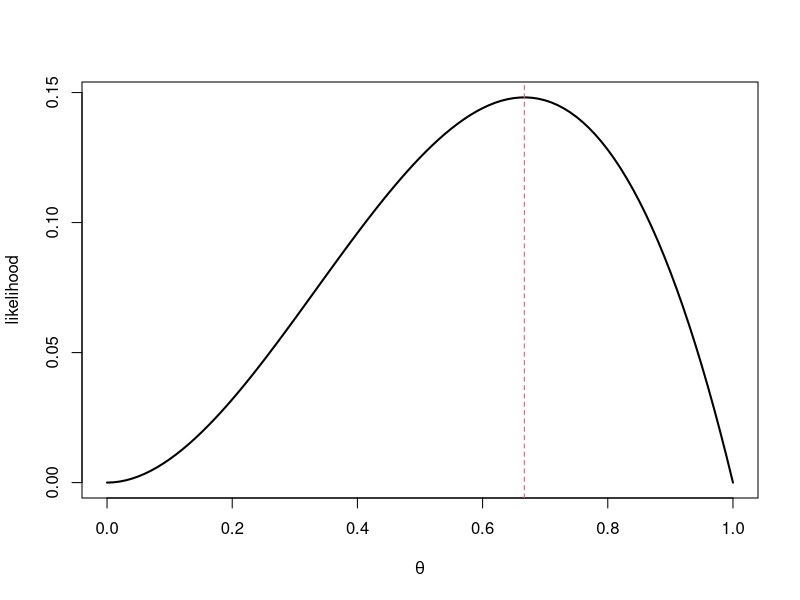
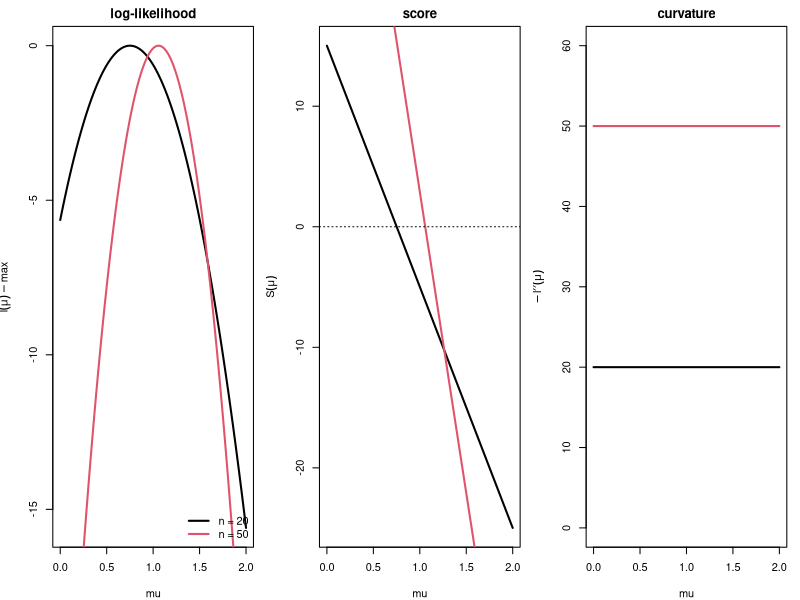
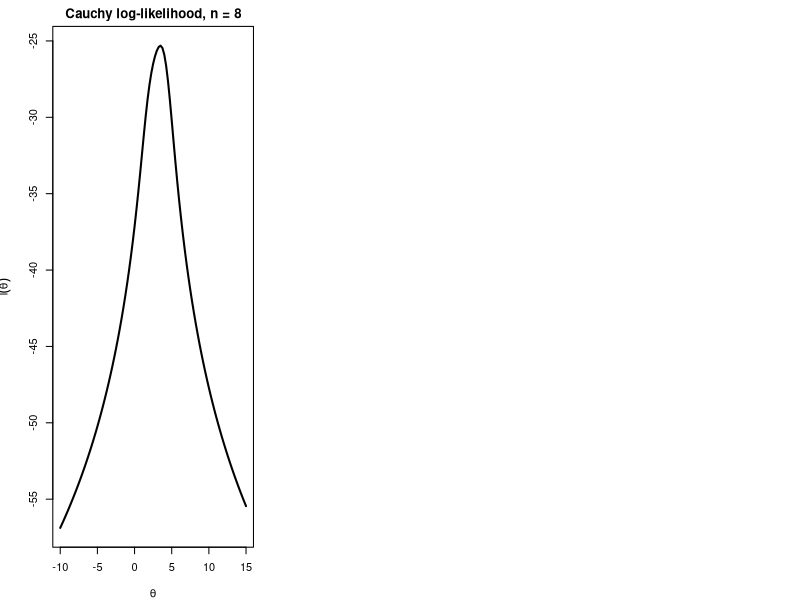
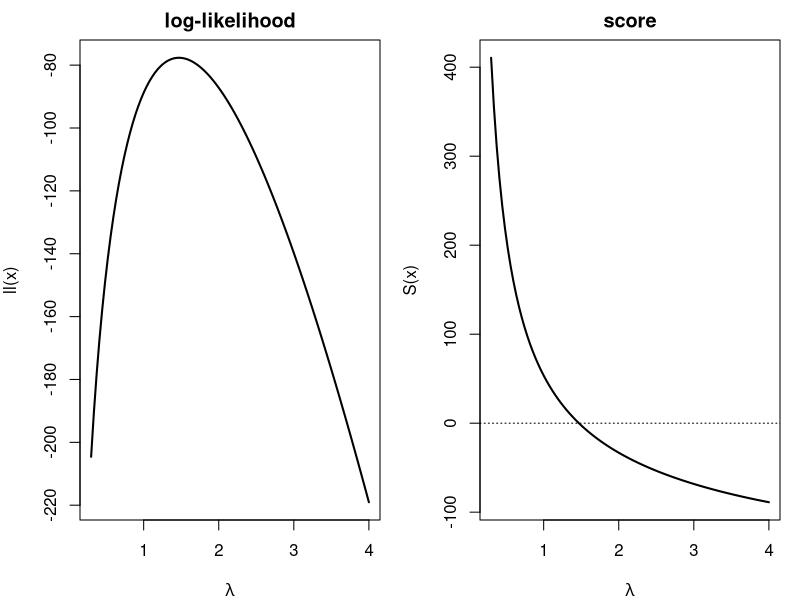
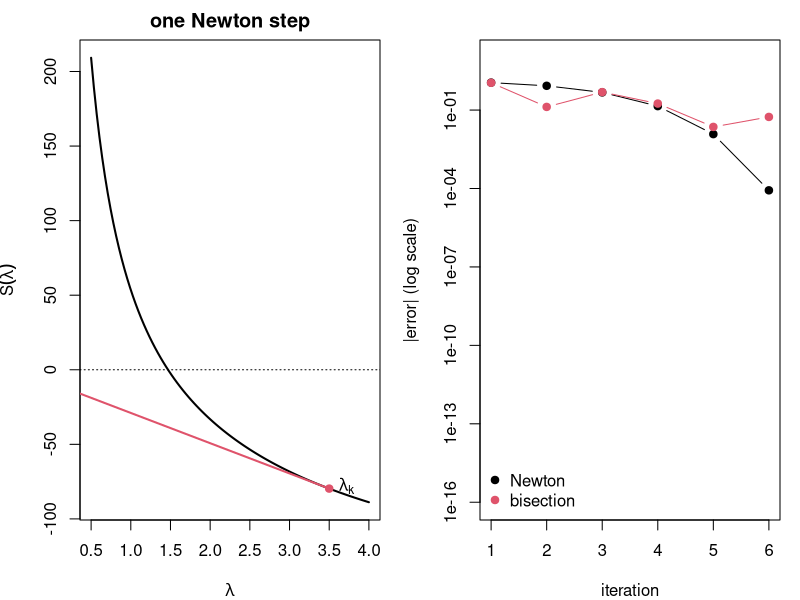
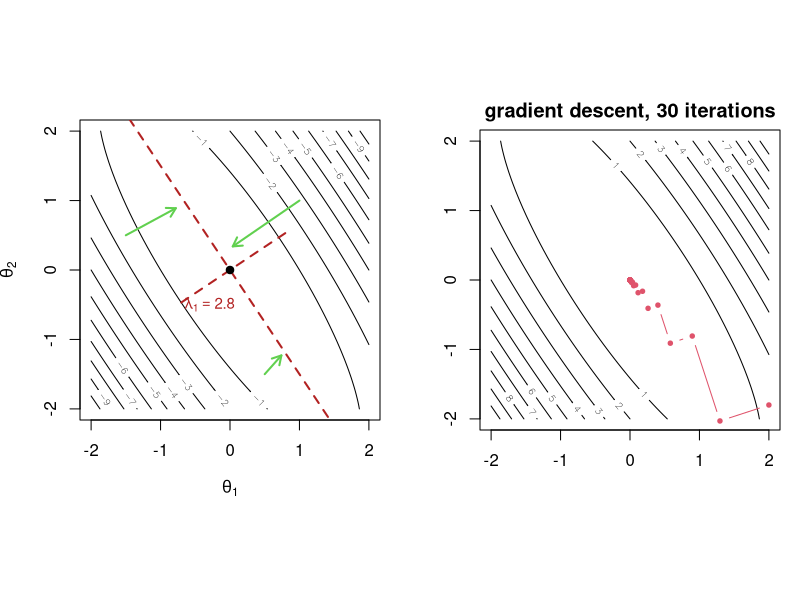
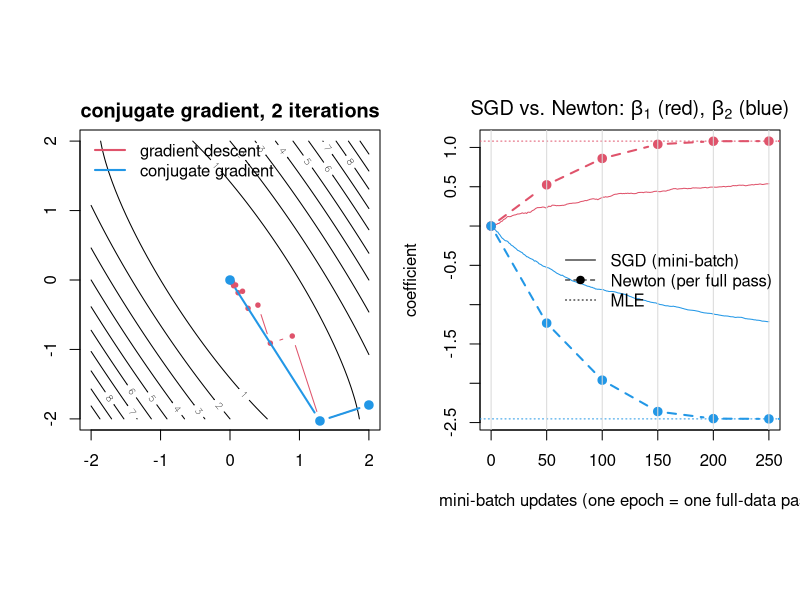

Recreate these plots in R, in order.
## ---- chunk 1
#| echo: false
set.seed(812)
## ---- chunk 2
#| echo: false
curve(x^2 * (1 - x), 0, 1, xlab = expression(theta), ylab = "likelihood", lwd = 2); abline(v = 2/3, col = 2, lty = 2)
## ---- chunk 3
#| echo: false
par(mfrow = c(1, 3), mar = c(4, 4, 2, 1))
x20 <- rnorm(20, 1); x50 <- rnorm(50, 1); mu <- seq(0, 2, length = 200)
ll <- function(mu, x) sapply(mu, function(m) sum(dnorm(x, m, log = TRUE)))
plot(mu, ll(mu, x20) - max(ll(mu, x20)), type = "l", lwd = 2, ylab = expression(l(mu) - max), main = "log-likelihood")
lines(mu, ll(mu, x50) - max(ll(mu, x50)), lwd = 2, col = 2); legend("bottomright", c("n = 20", "n = 50"), col = 1:2, lwd = 2, bty = "n")
plot(mu, 20 * (mean(x20) - mu), type = "l", lwd = 2, ylab = expression(S(mu)), main = "score"); lines(mu, 50 * (mean(x50) - mu), lwd = 2, col = 2); abline(h = 0, lty = 3)
plot(mu, rep(20, 200), type = "l", lwd = 2, ylim = c(0, 60), ylab = expression(-l*minute*minute(mu)), main = "curvature"); lines(mu, rep(50, 200), lwd = 2, col = 2)
## ---- chunk 4
xc <- rcauchy(8, location = 3)
llc <- function(th, dat) sapply(th, function(t) sum(dcauchy(dat, t, log = TRUE)))
curve(llc(x, xc), -10, 15, lwd = 2, xlab = expression(theta), ylab = expression(l(theta)), main = "Cauchy log-likelihood, n = 8")
## ---- chunk 5
y <- rpois(200, 1.5); x <- y[y > 0]; n <- length(x); sx <- sum(x)
ll <- function(l) -n * l + sx * log(l) - n * log(1 - exp(-l))
S  <- function(l) sx / l - n / (1 - exp(-l))
dS <- function(l) -sx / l^2 + n * exp(-l) / (1 - exp(-l))^2
nI <- function(l) n / (l * (1 - exp(-l))) - n * exp(-l) / (1 - exp(-l))^2
par(mfrow = c(1, 2), mar = c(4, 4, 2, 1))
curve(ll, 0.3, 4, lwd = 2, main = "log-likelihood", xlab = expression(lambda))
curve(S, 0.3, 4, lwd = 2, main = "score", xlab = expression(lambda)); abline(h = 0, lty = 3)
c(naive_mean = mean(x), true_lambda = 1.5)
## ---- chunk 6
fixed_point <- function(g, x0, tol = 1e-8, maxit = 500) {
  for (k in 1:maxit) { x1 <- g(x0); if (abs(x1 - x0) < tol) return(c(root = x1, iter = k)); x0 <- x1 }
  stop("not converged")
}
fixed_point(function(l) mean(x) * (1 - exp(-l)), x0 = mean(x))
## ---- chunk 7
bisection <- function(S, a, b, tol = 1e-8) {
  k <- 0
  while (b - a > tol) { m <- (a + b) / 2; if (S(a) * S(m) <= 0) b <- m else a <- m; k <- k + 1 }
  c(root = (a + b) / 2, iter = k)
}
bisection(S, 0.1, 10)
## ---- chunk 8
golden <- function(f, a, b, tol = 1e-8) {
  phi <- (sqrt(5) - 1) / 2; k <- 0
  x1 <- b - phi * (b - a); x2 <- a + phi * (b - a); f1 <- f(x1); f2 <- f(x2)
  while (b - a > tol) {
    if (f1 < f2) { b <- x2; x2 <- x1; f2 <- f1; x1 <- b - phi * (b - a); f1 <- f(x1) }
    else         { a <- x1; x1 <- x2; f1 <- f2; x2 <- a + phi * (b - a); f2 <- f(x2) }
    k <- k + 1 }
  c(root = (a + b) / 2, iter = k)
}
golden(function(l) -ll(l), 0.1, 10)      # R equivalent: optimize(function(l) -ll(l), c(0.1, 10))
## ---- chunk 9
#| echo: false
curve(S, 0.5, 4, lwd = 2, xlab = expression(lambda), ylab = expression(S(lambda)), main = "one Newton step"); abline(h = 0, lty = 3)
l0 <- 3.5; l1 <- l0 - S(l0) / dS(l0)
segments(l0, S(l0), l1, 0, col = 2, lwd = 2); points(c(l0, l1), c(S(l0), 0), pch = 19, col = 2)
text(l0, S(l0), expression(lambda[k]), pos = 4); text(l1, 0, expression(lambda[k+1]), pos = 1)
## ---- chunk 10
newton <- function(S, dS, x0, tol = 1e-8, maxit = 100, trace = FALSE) {
  for (k in 1:maxit) {
    x1 <- x0 - S(x0) / dS(x0)
    if (trace) cat(sprintf("iter %2d: %.10f\n", k, x1))
    if (!is.finite(x1)) stop("diverged")
    if (abs(x1 - x0) < tol) return(c(root = x1, iter = k))
    x0 <- x1 }
  stop("not converged")
}
newton(S, dS, x0 = mean(x), trace = TRUE)
## ---- chunk 11
#| echo: false
lhat <- newton(S, dS, mean(x))["root"]
err_newton <- {e <- c(); x0 <- 3; for (k in 1:6) { x0 <- x0 - S(x0)/dS(x0); e <- c(e, abs(x0 - lhat)) }; e}
err_bisec <- {a <- 0.1; b <- 10; e <- c(); for (k in 1:6) { m <- (a+b)/2; if (S(a)*S(m) <= 0) b <- m else a <- m; e <- c(e, abs((a+b)/2 - lhat)) }; e}
plot(1:6, pmax(err_newton, 1e-16), log = "y", type = "b", pch = 19, ylim = c(1e-16, 10), xlab = "iteration", ylab = "|error| (log scale)")
lines(1:6, err_bisec, type = "b", col = 2, pch = 19); legend("bottomleft", c("Newton", "bisection"), col = 1:2, pch = 19, bty = "n")
## ---- chunk 12
Sc  <- function(t) sum(2 * (x_c - t) / (1 + (x_c - t)^2))       # Cauchy score
dSc <- function(t) sum(2 * ((x_c - t)^2 - 1) / (1 + (x_c - t)^2)^2)
x_c <- rcauchy(8, 3)
starts <- c(-5, 0, median(x_c), 8)
sapply(starts, function(s) tryCatch(newton(Sc, dSc, s)["root"], error = function(e) NA))
## ---- chunk 13
c(step_from_3.5 = 3.5 - S(3.5) / dS(3.5))
tryCatch(newton(S, dS, 3.5), error = function(e) conditionMessage(e))
## ---- chunk 14
fisher_scoring <- function(S, nI, x0, tol = 1e-8, maxit = 100) {
  for (k in 1:maxit) { x1 <- x0 + S(x0) / nI(x0); if (abs(x1 - x0) < tol) return(c(root = x1, iter = k)); x0 <- x1 }
}
rbind(newton = newton(S, dS, 3), fisher = fisher_scoring(S, nI, 3))
## ---- chunk 15
lhat <- newton(S, dS, mean(x))["root"]
c(mle = lhat, se_observed = 1 / sqrt(-dS(lhat)), se_expected = 1 / sqrt(nI(lhat)))
lhat + c(-1.96, 1.96) / sqrt(-dS(lhat))    # 95% Wald interval
## ---- chunk 16
h <- 1e-5
c(analytic = dS(lhat), numeric = (ll(lhat + h) - 2 * ll(lhat) + ll(lhat - h)) / h^2)
## ---- chunk 17
#| echo: false
#| fig-width: 7
#| fig-height: 7
A <- matrix(c(2, 1.2, 1.2, 1), 2)
s <- seq(-2, 2, length.out = 80); g <- expand.grid(x = s, y = s)
z <- matrix(apply(g, 1, function(v) -0.5 * drop(t(v) %*% A %*% v)), 80)
par(pty = "s", mar = c(4, 4, 1, 1))
contour(s, s, z, nlevels = 12, xlab = expression(theta[1]), ylab = expression(theta[2]))
# gradient arrows
pts <- rbind(c(1, 1), c(-1.5, 0.5), c(0.5, -1.5))
for (i in 1:3) { gr <- -A %*% pts[i, ]
  arrows(pts[i,1], pts[i,2], pts[i,1] + 0.3*gr[1], pts[i,2] + 0.3*gr[2],
         col = 3, lwd = 2, length = 0.1) }
# principal axes with eigenvalue labels: length 1/sqrt(lambda) on each side
e <- eigen(A); k <- 1.6
for (j in 1:2) { v <- e$vectors[, j] * k / sqrt(e$values[j])
  segments(-v[1], -v[2], v[1], v[2], col = "firebrick", lwd = 2, lty = 2)
  text(v[1], v[2], bquote(lambda[.(j)] == .(round(e$values[j], 2))),
       col = "firebrick", pos = if (j == 1) 4 else 2, cex = 0.9) }
points(0, 0, pch = 19)
## ---- chunk 18
n <- 500; X <- cbind(1, rnorm(n), rnorm(n)); beta_true <- c(-0.5, 1, -2)
y <- rbinom(n, 1, plogis(X %*% beta_true))
loglik <- function(b) sum(y * (X %*% b) - log1p(exp(X %*% b)))
grad   <- function(b) crossprod(X, y - plogis(X %*% b))
hess   <- function(b) { p <- plogis(X %*% b); -crossprod(X, X * drop(p * (1 - p))) }

newton_mv <- function(grad, hess, b0, tol = 1e-8, maxit = 50) {
  path <- drop(b0)
  for (k in 1:maxit) {
    b1 <- b0 - solve(hess(b0), grad(b0)); path <- rbind(path, drop(b1))
    if (max(abs(b1 - b0)) < tol)
      return(list(est = drop(b1), iter = k, se = sqrt(diag(solve(-hess(b1)))), path = path))
    b0 <- b1 }
}
fit <- newton_mv(grad, hess, rep(0, 3)); fit$iter
rbind(newton = fit$est, glm = coef(glm(y ~ X[, -1], family = binomial)))
rbind(newton = fit$se, glm = sqrt(diag(vcov(glm(y ~ X[, -1], family = binomial)))))
## ---- chunk 19
grad_descent <- function(f, gr, x0, maxit = 1000, tol = 1e-8) {
  path <- x0
  for (k in 1:maxit) {
    d <- -gr(x0); a <- optimize(function(a) f(x0 + a * d), c(0, 10))$minimum   # exact line search
    x1 <- x0 + a * d; path <- rbind(path, x1)
    if (sqrt(sum((x1 - x0)^2)) < tol) break
    x0 <- x1 }
  list(par = x1, iter = k, path = path)
}
## ---- chunk 20
#| echo: false
fq <- function(v) 0.5 * drop(t(v) %*% A %*% v); gq <- function(v) drop(A %*% v)
gd <- grad_descent(fq, gq, c(2, -1.8), maxit = 30)
par(pty = "s", mar = c(4, 4, 2, 1)); contour(seq(-2, 2, l = 80), seq(-2, 2, l = 80), -z, nlevels = 15, main = sprintf("gradient descent, %d iterations", gd$iter))
lines(gd$path, type = "b", col = 2, pch = 19, cex = 0.6)
## ---- chunk 21
conj_grad <- function(f, gr, x0, maxit = 1000, tol = 1e-8, restart = length(x0)) {
  g0 <- gr(x0); d <- -g0; path <- x0
  for (k in 1:maxit) {
    a <- optimize(function(a) f(x0 + a * d), c(0, 10))$minimum
    x1 <- x0 + a * d; g1 <- gr(x1); path <- rbind(path, x1)
    if (sqrt(sum(g1^2)) < tol) break
    beta <- if (k %% restart == 0) 0 else max(0, sum(g1 * (g1 - g0)) / sum(g0^2))   # Polak-Ribiere+
    d <- -g1 + beta * d; x0 <- x1; g0 <- g1 }
  list(par = x1, iter = k, path = path)
}
cg <- conj_grad(fq, gq, c(2, -1.8))
par(pty = "s", mar = c(4, 4, 2, 1)); contour(seq(-2, 2, l = 80), seq(-2, 2, l = 80), -z, nlevels = 15, main = sprintf("conjugate gradient, %d iterations", cg$iter))
lines(gd$path, type = "b", col = 2, pch = 19, cex = 0.6); lines(cg$path, type = "b", col = 4, pch = 19, lwd = 2)
legend("topleft", c("gradient descent", "conjugate gradient"), col = c(2, 4), lwd = 2, bty = "n")
## ---- chunk 22
negll <- function(b) -loglik(b); neggr <- function(b) -drop(grad(b))
fits <- list(NM = optim(rep(0, 3), negll, method = "Nelder-Mead"),
             CG = optim(rep(0, 3), negll, neggr, method = "CG"),
             BFGS = optim(rep(0, 3), negll, neggr, method = "BFGS", hessian = TRUE))
t(sapply(fits, function(f) c(f$par, f_evals = f$counts[1], g_evals = f$counts[2])))
sqrt(diag(solve(fits$BFGS$hessian)))     # SEs from the numerically computed Hessian at the optimum
## ---- chunk 23
rosen <- function(v) (1 - v[1])^2 + 100 * (v[2] - v[1]^2)^2       # Rosenbrock "banana", min at (1, 1)
nm <- optim(c(-1.2, 1), rosen, method = "Nelder-Mead"); c(nm$par, evals = nm$counts["function"])
## ---- chunk 24
sgd <- function(X, y, b0, gamma0 = 0.05, t0 = 200, epochs = 5, batch = 10) {
  n <- nrow(X); b <- b0; t <- 0; path <- b0
  for (e in 1:epochs) {
    idx <- sample(n)
    for (s in seq(1, n, by = batch)) {
      i <- idx[s:min(s + batch - 1, n)]; t <- t + 1
      g <- crossprod(X[i, , drop = FALSE], y[i] - plogis(X[i, , drop = FALSE] %*% b)) / length(i)
      b <- b + gamma0 / (1 + t / t0) * g; path <- rbind(path, drop(b)) } }
  list(est = drop(b), path = path)
}
sg <- sgd(X, y, rep(0, 3))
rbind(sgd = sg$est, newton = fit$est, truth = beta_true)
## ---- chunk 25
#| echo: false
m <- 10; per_epoch <- nrow(X) / m
xs <- 0:(nrow(sg$path) - 1); xn <- (0:fit$iter) * per_epoch
matplot(xs, sg$path[, 2:3], type = "l", lty = 1, col = c(2, 4), ylim = range(sg$path[, 2:3], fit$path[, 2:3]),
        xlab = "mini-batch updates (one epoch = one full-data pass)", ylab = "coefficient",
        main = expression(paste("SGD vs. Newton: ", beta[1], " (red), ", beta[2], " (blue)")))
matlines(xn, fit$path[, 2:3], type = "b", lty = 2, pch = 19, col = c(2, 4), lwd = 2)
abline(h = fit$est[2:3], col = c(2, 4), lty = 3); abline(v = seq(0, max(xs), per_epoch), col = "grey85")
legend("right", c("SGD (mini-batch)", "Newton (per full pass)", "MLE"), lty = c(1, 2, 3), pch = c(NA, 19, NA), bty = "n")
